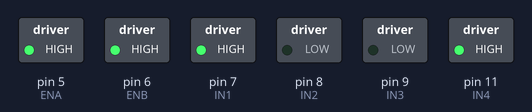
Simulated run of this sketch. Board: Arduino Uno, built with avr-gcc and run on an emulated ATmega328P. On the bench: switched loads named in the sketch (green lamp = pin HIGH).

Above: at 0.2 s.
At 1.2 s:
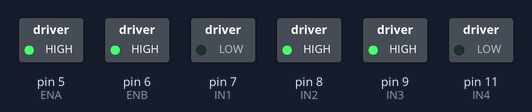
At 2.7 s:
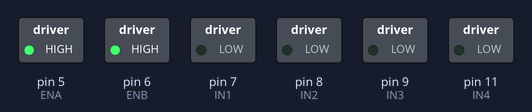
At 3.7 s:
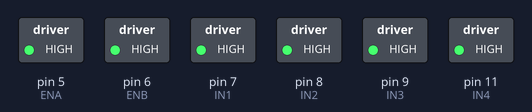
Timing chart, 0 to 4.6 s (numbered marks = the images above):
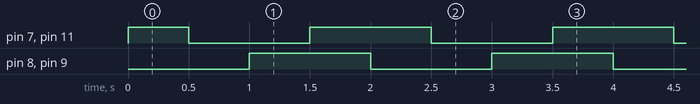

The sketch:

right_wheel_rotation.ino
```cpp
//www.elegoo.com

//     Right motor truth table
//Here are some handy tables to show the various modes of operation.
//  ENB         IN3             IN4         Description
//  LOW   Not Applicable   Not Applicable   Motor is off
//  HIGH        LOW             LOW         Motor is stopped (brakes)
//  HIGH        LOW             HIGH        Motor is on and turning forwards
//  HIGH        HIGH            LOW         Motor is on and turning backwards
//  HIGH        HIGH            HIGH        Motor is stopped (brakes)

// define IO pin
#define ENB 6
#define IN3 9
#define IN4 11
// define IO pin
#define ENA 5
#define IN1 7
#define IN2 8

//init the car
void setup() {
  pinMode(IN3, OUTPUT); //set IO pin mode OUTPUT
  pinMode(IN4, OUTPUT);
  pinMode(ENB, OUTPUT);
  digitalWrite(ENB, HIGH);  //Enable right motor
  pinMode(IN1, OUTPUT);   //set IO pin mode OUTPUT
  pinMode(IN2, OUTPUT);
  pinMode(ENA, OUTPUT);
  digitalWrite(ENA, HIGH);//Enable left motor
}

//mian loop
void loop() {
  digitalWrite(IN1, HIGH);
  digitalWrite(IN2, LOW); //Right wheel turning forwards
  digitalWrite(IN3, LOW);
  digitalWrite(IN4, HIGH);//Right wheel turning forwards
  delay(500);             //delay 500ms
  digitalWrite(IN1, LOW);
  digitalWrite(IN2, LOW); //Right wheel stoped
  digitalWrite(IN3, LOW);
  digitalWrite(IN4, LOW); //Right wheel stoped
  delay(500);
  digitalWrite(IN1, LOW);
  digitalWrite(IN2, HIGH);//Right wheel turning backwards
  digitalWrite(IN3, HIGH);
  digitalWrite(IN4, LOW); //Right wheel turning backwards
  delay(500);
  digitalWrite(IN1, HIGH);
  digitalWrite(IN2, HIGH); //Right wheel stoped
  digitalWrite(IN3, HIGH);
  digitalWrite(IN4, HIGH); //Right wheel stoped
  delay(500);
}
```

Measured:
- by itself, pin 7 (IN1), pin 11 (IN4): repeats every 2.0 s: LOW 1.0 s, HIGH 1.0 s
- by itself, pin 8 (IN2), pin 9 (IN3): alternates HIGH for 1.0 s and LOW for 1.0 s
- by itself, everything shown: repeats every 2.0 s, in 4 steps
